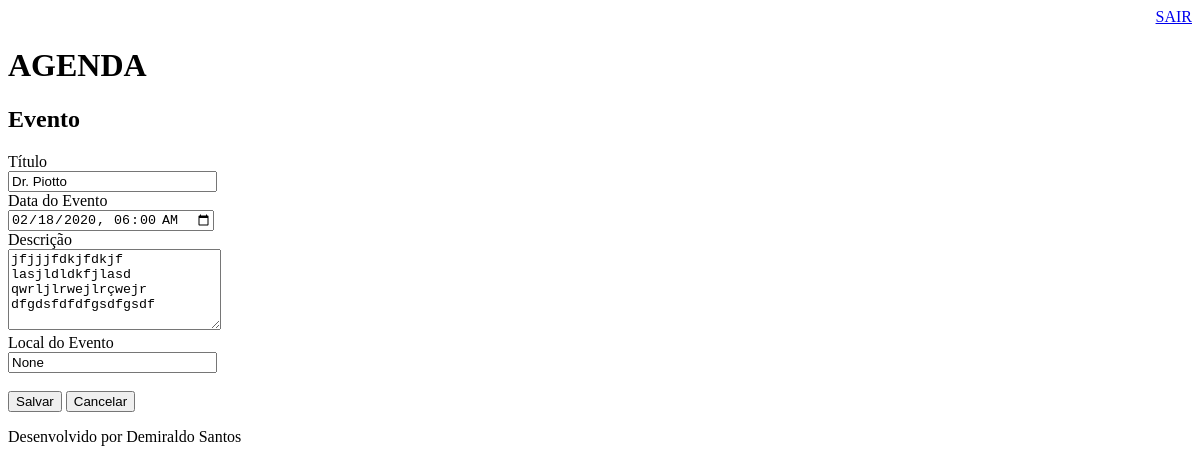
The app's page /agenda/cadevento/?id=1 (signed in), older data.
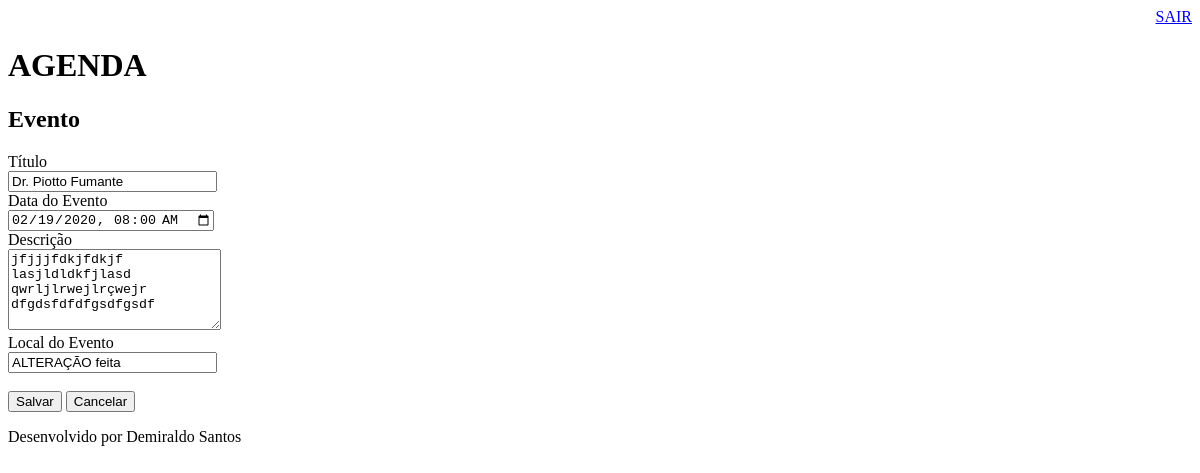
The same page, newer data.
### core/models.py (models this page shows, shortened)
class Evento(models.Model):
    titulo = models.CharField(max_length=100)
    descricao = models.CharField(max_length=2000, blank=True, null=True)
    data_evento = models.DateTimeField(verbose_name='Data do Evento')
    local_evento = models.CharField(max_length=200, null=True)
    data_criacao = models.DateTimeField(auto_now=True)
    usuario = models.ForeignKey(User, on_delete=models.CASCADE)
    class Meta:
        db_table = 'eventos'
    def get_data_input_evento(self):
        return self.data_evento.strftime('%Y-%m-%dT%H:%M')

### core/views.py (the view)
# urls.py: path('agenda/cadevento/', views.cadevento),
@login_required(login_url='/login/')
def cadevento(request):
    id_evento = request.GET.get('id')
    dados_recebidos = {}
    if id_evento:
        dados_recebidos['evento'] = Evento.objects.get(id=id_evento)
    return render(request, 'cevento.html', dados_recebidos)

### templates/cevento.html (shortened to what this page needs)
{% extends "modelo-corpo.html" %}
{% block content %}
<h2>Evento</h2>
<form action="submit" method="POST">{% csrf_token %}
    <label>Título</label>
    <br>
    <input type="text" name="titulo" size="23" value="{{ evento.titulo }}">
    <br>
    <label>Data do Evento</label>
    <br>
    <input type="datetime-local" name="data_evento" value="{{ evento.get_data_input_evento }}">
    <br>
    <label>Descrição</label>
    <br>
    <textarea name="descricao" rows="5" cols="24">{{ evento.descricao }}</textarea>
    <br>
    <label>Local do Evento</label>
    <br>
    <input type="text" name="local_evento" size="23" value="{{ evento.local_evento }}">
    <br><br>
    <button type="submit">Salvar</button>
    <a href="/">
        <button type="button">Cancelar</button>
    </a>
</form>
{% endblock %}

Row changes from the older to the newer data that the page shows:
changed Evento "jfjjjfdkjfdkjf lasjldldkfjlasd qwrljlrwejlrçwejr dfgdsfdfdfgsdfgsdf": titulo "Dr. Piotto" → "Dr. Piotto Fumante"; data_evento "02/18/2020 06:00" → "02/19/2020 08:00"; local_evento "None" → "ALTERAÇÃO feita"
